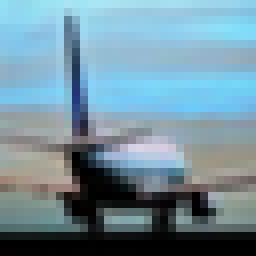
#> input picture img/cifar-10/test/airplane/aeroplane_s_000002.png, 32 x 32 px (shown 8 times larger); its folder holds only this picture in this run
$ python pre-processing.py   (Python 2 division)
#> lines starting #> are read from the running program, lines starting #| are printed output that depends on the picture
### generate_hist.py
import cv2
import numpy as np
from matplotlib import pyplot as plt
import os
import json

# retorna uma image com apenas um dos canais
# [31 lines left out: functions get_img_channel, hist, not called in this run]

def hist_gray(img):
    hist,_ = np.histogram(np.array(img).flatten(), bins=256)
    return hist


# plot images
# [24 lines left out: function draw_hist, not called in this run]

# standardize a list
def standardize(data):
    data[0] = 0
    mean = np.mean(data)
    std = np.std(data)
    return (data - mean)/std

# create a feature vector concatenating each image
def generate_vector(img_path, filter=None, togray=False):
#> called with togray = True
    img = cv2.imread(img_path)
#> img is the input picture: shape (32, 32, 3); mean B, G, R 158.3, 144.1, 113.8
    img = cv2.cvtColor(img, cv2.COLOR_BGR2RGB)
    if filter is not None:
        img = filter(img)
    if not togray:
        hist_R, hist_G, hist_B = hist(img)
        feature_vec = np.hstack( [standardize(hist_R), standardize(hist_G), standardize(hist_B)])
        return feature_vec.tolist()
    else:
        img = cv2.cvtColor(img, cv2.COLOR_RGB2GRAY)
        return standardize(hist_gray(img)).tolist()

def save_as_json(X, y, y_label, seed=42):
    # randomizing positions
    np.random.seed(seed)
    np.random.shuffle(X)
    np.random.seed(seed)
    np.random.shuffle(y)
    np.random.seed(seed)
    np.random.shuffle(y_label)


    # spliting the dataset in thee groups
    outputjson = {
        "train": {
            "X": X[:8000],
            "y": y[:8000],
            "label": y_label[:8000]
        },
        "validation":{
            "X": X[8000: 9000],
            "y": y[8000: 9000],
            "label": y_label[8000: 9000]
        },
        "test":{
            "X": X[9000: ],
            "y": y[9000: ],
            "label": y_label[9000: ]
        }
    }

    with open("hist.json","w+") as out:
        out.write(json.dumps(outputjson))
        out.close()

### pre-processing.py

# coding: utf-8

# In[ ]:

from generate_hist import *

import cv2
import numpy as np
from matplotlib import pyplot as plt
import os
import json

from sift import *


# In[ ]:

def myFilter(img):
    img_gauss1 = cv2.GaussianBlur(img,(5,5), 1)
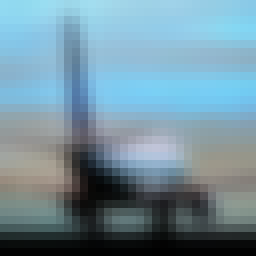
#> img_gauss1: shape (32, 32, 3) (shown 8 times larger); mean R, G, B 113.7, 144, 158.2
    return cv2.GaussianBlur(img_gauss1,(5,5), 1)
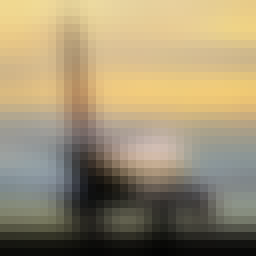
#> returned value: shape (32, 32, 3) (shown 8 times larger); mean of channels 0, 1, 2 113.8, 144.1, 158.4; drawn as B, G, R


# In[ ]:

# 5) processing image dataset to generate a feature vec
test_folder = "./img/cifar-10/test"
class_names = os.listdir(test_folder) # there are a folde for each class

# processing train folder
print "PROCESSING TEST FOLDER: "
X = []
y = []
y_label = []
count  = 0
for name in class_names:
    files = os.listdir(test_folder+"/"+name)

    # transform each file into a feature vector
    for file_name in files:
        vec = generate_vector(test_folder+"/"+name+"/"+file_name, filter=myFilter, togray=True)
#> in generate_vector, `img = cv2.cvtColor(img, cv2.COLOR_RGB2GRAY)`:
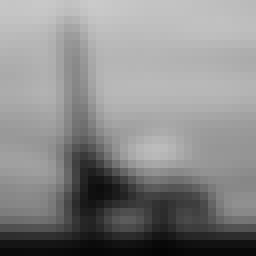
#> img: shape (32, 32) (shown 8 times larger); min 4, max 202, mean 136.7
#> in hist_gray, `hist,_ = np.histogram(np.array(img).flatten(), bins=256)`: hist = 256 values, max 29 at index 232, min 0 at index 4, mean 4
#> in standardize, `mean = np.mean(data)`: mean = 4
#> in standardize, `std = np.std(data)`: std = 5.19
#> vec = 256 values, max 4.82 at index 232, min -0.77 at index 0, mean 5.55e-17
        X.append(vec)

        y_vec = [0.0] * len(class_names)
        y_vec[class_names.index(name)] = 1.0
        y.append(y_vec)
        y_label.append(name)

        count += 1

        if count % 1000 == 0:
            print "\r",count, " images processed",
#> pass 2 of the loop `for name in class_names:`:
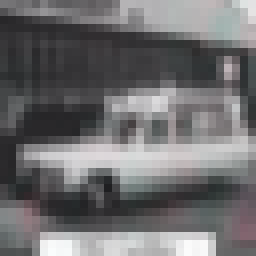
#> input picture img/cifar-10/test/automobile/ambulance_s_001816.png, 32 x 32 px (shown 8 times larger)
#> in generate_vector, img is the input picture: shape (32, 32, 3); mean B, G, R 111.1, 109.8, 110.5
#> in myFilter (call 2), `img_gauss1 = cv2.GaussianBlur(img,(5,5), 1)`:
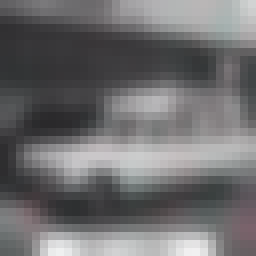
#> img_gauss1: shape (32, 32, 3) (shown 8 times larger); mean R, G, B 110.6, 109.9, 111.2
#> vec = 256 values, max 3.44 at index 20, min -0.917 at index 0, mean 0

save_as_json(X,y,y_label)


# In[ ]:
